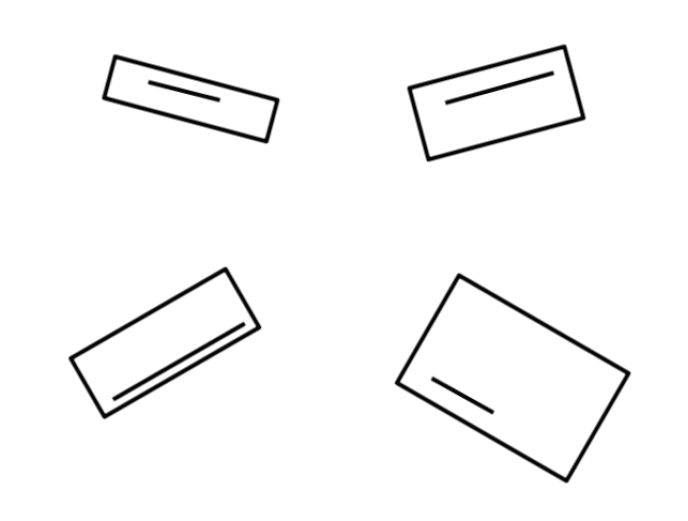
#> input picture rect.png, 688 x 521 px
$ jupyter execute --allow-errors rectangle_alignment.py.ipynb
#> lines starting #> are read from the running program, lines starting #| are printed output that depends on the picture; after the words box and inside, x2 and y2 are one past the last pixel; in counts of white or black regions, pixels touching at a corner belong together
# TASK 2

[cell 1]
import cv2
import numpy as np
import matplotlib.pyplot as plt

[cell 2]
image = cv2.imread("rect.png")
#> image is the input picture: shape (521, 688, 3); mean B, G, R 247.9, 247.9, 247.9
gray_scaled = cv2.cvtColor(image, cv2.COLOR_BGR2GRAY)
ret, thresh = cv2.threshold(gray_scaled, 200, 255, cv2.THRESH_BINARY)
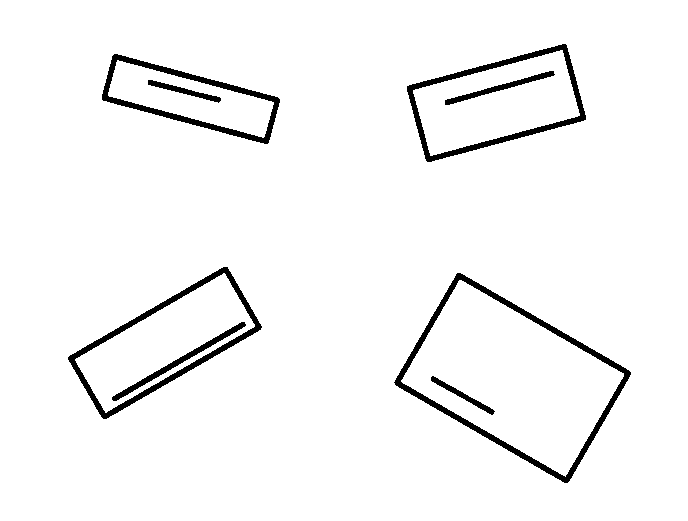
#> thresh: shape (521, 688); 96.3% white; 8 black regions

[cell 3]
contours, heirarchy = cv2.findContours(thresh, cv2.RETR_TREE, cv2.CHAIN_APPROX_NONE)
#> contours = 13 contours; largest, box (x1, y1, x2, y2) and area: (0, 0, 688, 521) 357240, (393, 272, 632, 484) 26377, (401, 280, 624, 477) 22325, (67, 266, 263, 420) 13640, (406, 43, 587, 163) 13395

for i in range(1,len(contours)):
    cv2.drawContours(image, contours[i], -1, (250,100,100), 2)
#> this loop made 12 passes
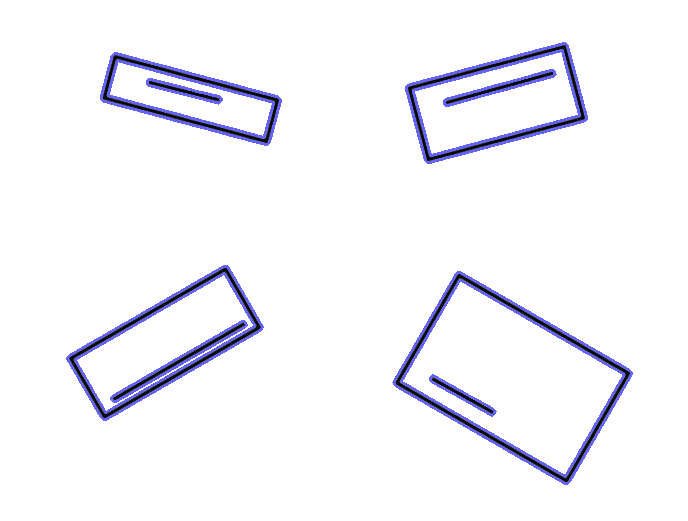
#> image: shape (521, 688, 3); 3.71% of pixels changed, all inside (x1, y1, x2, y2) = (66, 42, 633, 485)

plt.figure(figsize=[10,7])
plt.imshow(image)

# TOP_LEFT_RECTANGLE

[cell 4]
image = cv2.imread("top_left.png")
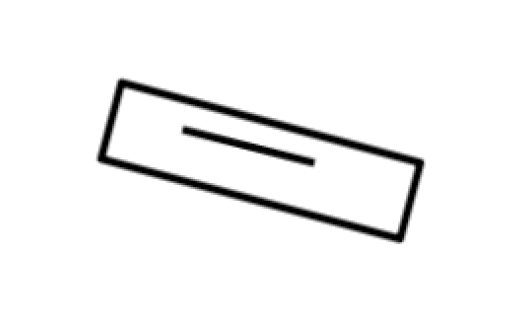
#> input picture top_left.png, 513 x 333 px
#> image is the input picture: shape (333, 513, 3); min 0, max 255, mean 244.5
gray_scaled = cv2.cvtColor(image, cv2.COLOR_BGR2GRAY)
#> gray_scaled: shape (333, 513)
ret, thresh = cv2.threshold(gray_scaled, 200, 255, cv2.THRESH_BINARY)
#> thresh: shape (333, 513); 94.7% white; 2 black regions

[cell 5]
contours, heirarchy = cv2.findContours(thresh, cv2.RETR_TREE, cv2.CHAIN_APPROX_NONE)
#> contours = 4 contours; box (x1, y1, x2, y2) and area: (0, 0, 513, 333) 169984, (95, 77, 426, 245) 28789, (108, 89, 414, 232) 20248, (180, 125, 317, 168) 1470

for i in range(1,len(contours)):
    cv2.drawContours(image, contours[i], -1, (250,100,100), 2)
#> this loop made 3 passes
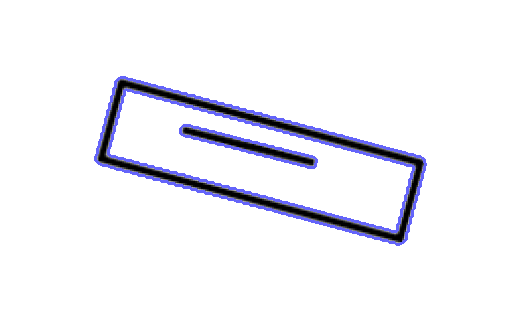
#> image: shape (333, 513, 3); 3.16% of pixels changed, all inside (x1, y1, x2, y2) = (94, 76, 427, 246)

plt.figure(figsize=[6,3])
plt.imshow(image)
plt.show()

[cell 6]
height, width = image.shape[:2]
#> height = 333; width = 513
center = (width/2, height/2)
#> center = (256.5, 166.5)

rotate_matrix = cv2.getRotationMatrix2D(center=center, angle=15, scale=1)
#> rotate_matrix = [[0.966, 0.259, -34.35], [-0.259, 0.966, 72.06]]

rotated_image = cv2.warpAffine(src=image, M=rotate_matrix, dsize=(width, height))

[cell 7]
plt.figure(figsize=[6,3])
plt.imshow(image)

plt.figure(figsize=[6,3])
plt.imshow(rotated_image)

plt.show()

# TOP_RiGHT_RECTANGLE

[cell 8]
image = cv2.imread("top_right.png")
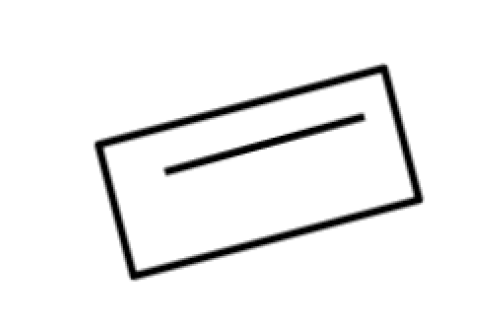
#> input picture top_right.png, 501 x 329 px
#> image is the input picture: shape (329, 501, 3); min 0, max 255, mean 242.4
gray_scaled = cv2.cvtColor(image, cv2.COLOR_BGR2GRAY)
#> gray_scaled: shape (329, 501)
ret, thresh = cv2.threshold(gray_scaled, 200, 255, cv2.THRESH_BINARY)
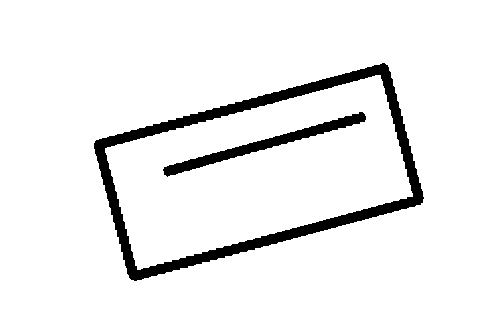
#> thresh: shape (329, 501); 93.6% white; 2 black regions

[cell 9]
contours, heirarchy = cv2.findContours(thresh, cv2.RETR_TREE, cv2.CHAIN_APPROX_NONE)
#> contours = 4 contours; box (x1, y1, x2, y2) and area: (0, 0, 501, 329) 164000, (93, 62, 425, 282) 45070, (105, 75, 413, 270) 35708, (162, 111, 367, 178) 2214

for i in range(1,len(contours)):
    cv2.drawContours(image, contours[i], -1, (250,100,100), 2)
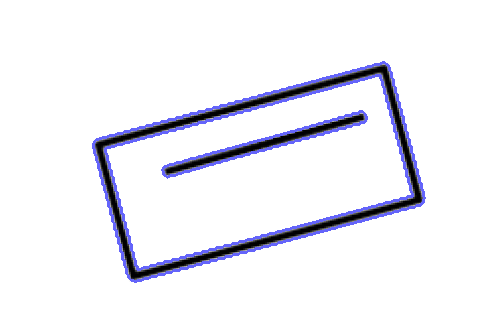
#> image: shape (329, 501, 3); 3.84% of pixels changed, all inside (x1, y1, x2, y2) = (92, 61, 426, 283)

plt.figure(figsize=[6,3])
plt.imshow(image)
plt.show()

[cell 10]
plt.figure(figsize=[6,3])
plt.imshow(image)

plt.figure(figsize=[6,3])
plt.imshow(rotated_image)

plt.show()

# BOTTON_LEFT

[cell 11]
image = cv2.imread("botton_left.png")
#> (the rest of this cell did not finish here and is left out)

[cell 12]
contours, heirarchy = cv2.findContours(thresh, cv2.RETR_TREE, cv2.CHAIN_APPROX_NONE)

for i in range(1,len(contours)):
    cv2.drawContours(image, contours[i], -1, (250,100,100), 2)

plt.figure(figsize=[6,3])
#> (the rest of this cell did not finish here and is left out)

[cell 13]
plt.figure(figsize=[6,3])
#> (the rest of this cell did not finish here and is left out)

# BOTTON_RIGHT

[cell 14]
image = cv2.imread("botton_right.png")
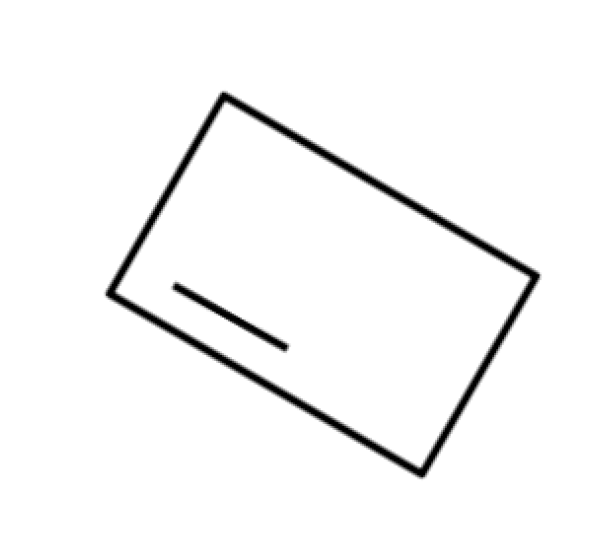
#> input picture botton_right.png, 613 x 534 px
#> image is the input picture: shape (534, 613, 3); min 0, max 255, mean 247.2
gray_scaled = cv2.cvtColor(image, cv2.COLOR_BGR2GRAY)
#> gray_scaled: shape (534, 613)
ret, thresh = cv2.threshold(gray_scaled, 200, 255, cv2.THRESH_BINARY)
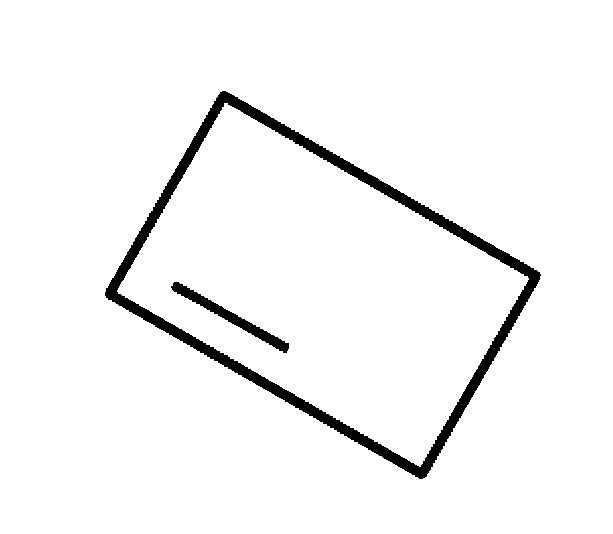
#> thresh: shape (534, 613); 96% white; 2 black regions

[cell 15]
contours, heirarchy = cv2.findContours(thresh, cv2.RETR_TREE, cv2.CHAIN_APPROX_NONE)
#> contours = 4 contours; box (x1, y1, x2, y2) and area: (0, 0, 613, 534) 326196, (104, 90, 542, 480) 89066, (117, 103, 529, 467) 76216, (170, 281, 290, 354) 1388

for i in range(1,len(contours)):
    cv2.drawContours(image, contours[i], -1, (250,100,100), 2)
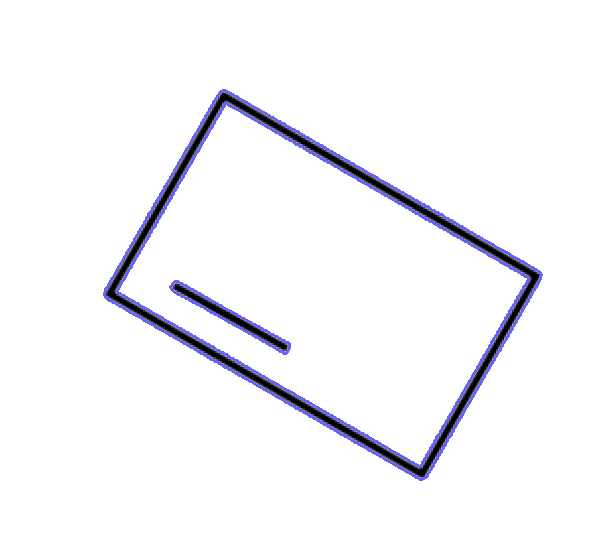
#> image: shape (534, 613, 3); 2.23% of pixels changed, all inside (x1, y1, x2, y2) = (103, 89, 543, 481)

plt.figure(figsize=[6,3])
plt.imshow(image)
plt.show()
